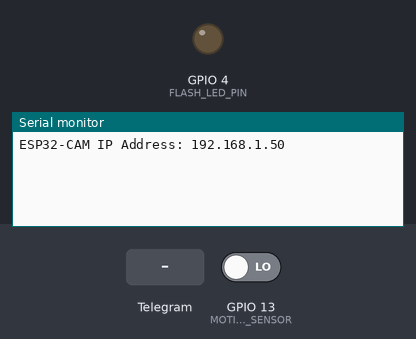
This sketch was run on a simulated ESP32. On the bench: output pins drawn as LEDs (lit = HIGH), the last lines printed to the serial monitor. Inputs (shaded band) come from the test bench; at power-on: GPIO 13 (MOTION_SENSOR) LOW. WiFi joins after 1.5 s; servers stay silent unless stated; EEPROM starts erased; the camera gives no picture; web services answer with replies made up by the test bench.

Above: at 3.0 s.
3.1 s: GPIO 13 (MOTION_SENSOR) driven HIGH
At 4.1 s:
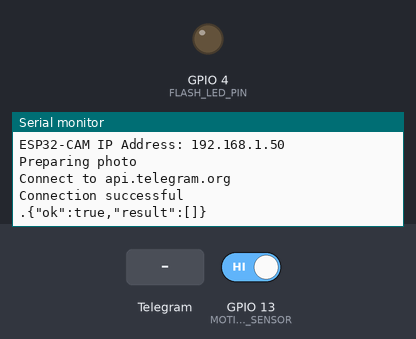
4.9 s: Telegram message "/start" received
At 6.9 s:
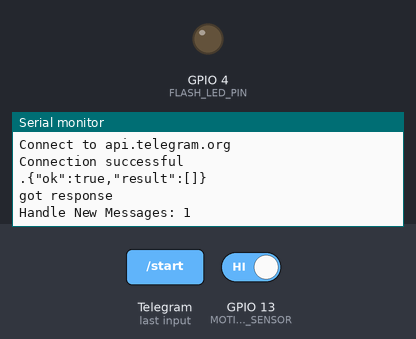

The sketch:

Vision.ino
```cpp
#include <Arduino.h>
#include <WiFi.h>
#include <WiFiClientSecure.h>
#include <WiFiManager.h>
#include <Preferences.h>
#include "soc/soc.h"
#include "soc/rtc_cntl_reg.h"
#include "esp_camera.h"
#include "esp_task_wdt.h"
#include <UniversalTelegramBot.h>
#include <ArduinoJson.h>
#include "camera_pins.h"
#include "camera_code.h"
// secrets.h необов'язковий: значення з нього лише підставляються за замовчуванням
// у портал налаштування. Wi-Fi, токен і chat_id можна ввести з телефона.
#if __has_include("secrets.h")
#include "secrets.h"
#endif
#ifndef BOT_TOKEN
#define BOT_TOKEN ""
#endif
#ifndef ALLOWED_CHAT_ID
#define ALLOWED_CHAT_ID ""
#endif

#define FLASH_LED_PIN 4
#define MOTION_SENSOR 13

#define WDT_TIMEOUT_S 60
#define WIFI_CONNECT_TIMEOUT_MS 30000
#define WIFI_RETRY_INTERVAL_MS 10000
#define PORTAL_TIMEOUT_S 300
#define PORTAL_AP_NAME "Vision-Setup"

String BOTtoken = BOT_TOKEN;
String CHAT_ID = ALLOWED_CHAT_ID;

Preferences prefs;
WiFiManager wm;
bool shouldSaveConfig = false;

int currentState   = LOW;
int previousState  = LOW;
bool flashState = LOW;
bool sendPhoto = false;

WiFiClientSecure myClient;
UniversalTelegramBot bot(BOTtoken, myClient);

unsigned long botRequestDelay = 1000;
unsigned long lastTimeBotRun;
unsigned long lastWiFiAttempt;

// Підключення до Wi-Fi з таймаутом, щоб не зависати назавжди
// Використовує мережу, збережену WiFiManager
bool connectWiFi(unsigned long timeoutMs) {
  Serial.println("Reconnecting to WiFi");
  WiFi.reconnect();
  unsigned long start = millis();
  while (WiFi.status() != WL_CONNECTED) {
    if (millis() - start > timeoutMs) {
      Serial.println("\nWiFi connect timeout");
      return false;
    }
    esp_task_wdt_reset();
    Serial.print(".");
    delay(500);
  }
  Serial.println();
  Serial.print("ESP32-CAM IP Address: ");
  Serial.println(WiFi.localIP());
  return true;
}

void loadConfig() {
  // Не read-only: інакше при першому запуску простір імен ще не існує і NVS пише помилку
  prefs.begin("vision", false);
  BOTtoken = prefs.getString("token", BOTtoken);
  CHAT_ID = prefs.getString("chat_id", CHAT_ID);
  prefs.end();
}

void saveConfig() {
  prefs.begin("vision", false);
  prefs.putString("token", BOTtoken);
  prefs.putString("chat_id", CHAT_ID);
  prefs.end();
}

// Якщо збереженої мережі немає або вона недоступна, плата піднімає точку доступу
// PORTAL_AP_NAME. Підключіться до неї з телефона і введіть Wi-Fi, токен бота та chat_id.
void setupWiFi() {
  WiFiManagerParameter tokenParam("token", "Telegram bot token", BOTtoken.c_str(), 64);
  WiFiManagerParameter chatParam("chat_id", "Telegram chat_id", CHAT_ID.c_str(), 24);
  wm.addParameter(&tokenParam);
  wm.addParameter(&chatParam);
  wm.setSaveConfigCallback([]() { shouldSaveConfig = true; });
  wm.setConfigPortalTimeout(PORTAL_TIMEOUT_S);
  wm.setConnectTimeout(WIFI_CONNECT_TIMEOUT_MS / 1000);

  // Без токена бот не працює, тому одразу відкриваємо портал
  bool ok = BOTtoken.length() == 0 || CHAT_ID.length() == 0
    ? wm.startConfigPortal(PORTAL_AP_NAME)
    : wm.autoConnect(PORTAL_AP_NAME);

  if (shouldSaveConfig) {
    BOTtoken = tokenParam.getValue();
    CHAT_ID = chatParam.getValue();
    saveConfig();
  }
  if (!ok) {
    Serial.println("WiFi setup failed, restarting...");
    delay(1000);
    ESP.restart();
  }
  Serial.print("ESP32-CAM IP Address: ");
  Serial.println(WiFi.localIP());
}

void handleNewMessages(int numNewMessages) {
  Serial.print("Handle New Messages: ");
  Serial.println(numNewMessages);

  for (int i = 0; i < numNewMessages; i++) {
    String chat_id = String(bot.messages[i].chat_id);
    if (chat_id != CHAT_ID){
      bot.sendMessage(chat_id, "Unauthorized user", "");
      continue;
    }

    // Print the received message
    String text = bot.messages[i].text;
    Serial.println(text);

    String from_name = bot.messages[i].from_name;
    if (text == "/start") {
      String startMessage = "Вітаю , " + from_name + "!\n";
      startMessage += "Бот автоматично відправляє фото як тільки захопить будь-який рух у полі зору камери.\n";
      startMessage += "Або ви самі можете зробити фото використовуючи наступні команди: \n";
      startMessage += "/photo : Зробити нове фото у реальному часі\n";
      startMessage += "/flash : Увімкнути або вимкнути спалах при фотографуванні\n";
      startMessage += "/resetwifi : Скинути налаштування Wi-Fi і відкрити точку доступу " PORTAL_AP_NAME "\n";
      startMessage += "Або використовуйте ці ж команди у зручному меню зліва від рядка введення\n";
      bot.sendMessage(CHAT_ID, startMessage, "");
    }
    if (text == "/flash") {
      flashState = !flashState;
      Serial.println("Change flash LED state");
      bot.sendMessage(CHAT_ID, flashState?"Спалах увімкнено":"Спалах вимкнено");
    }
    if (text == "/resetwifi") {
      bot.sendMessage(CHAT_ID, "Скидаю Wi-Fi. Підключіться до точки доступу " PORTAL_AP_NAME " для налаштування.", "");
      // Підтверджуємо повідомлення, щоб після перезавантаження команда не виконалась знову
      bot.getUpdates(bot.last_message_received + 1);
      wm.resetSettings();
      delay(1000);
      ESP.restart();
    }
    if (text == "/photo") {
      sendPhoto = true;
      Serial.println("New photo request");
    }
  }
}

String sendPhotoToTelegram() {
  const char* Domain = "api.telegram.org";
  String getAll = "";
  String getBody = "";

  camera_fb_t * fb = NULL;
  if(flashState) {
    digitalWrite(FLASH_LED_PIN, flashState);
    delay(200);
    fb = esp_camera_fb_get();
    digitalWrite(FLASH_LED_PIN, !flashState);
  } else {
    fb = esp_camera_fb_get();
  }

  if(!fb) {
    Serial.println("Camera capture failed");
    delay(1000);
    ESP.restart();
    return "Camera capture failed";
  }
  if (WiFi.status() != WL_CONNECTED) {
    esp_camera_fb_return(fb);
    return "WiFi not connected";
  }

  Serial.println("Connect to " + String(Domain));

  if (myClient.connect(Domain, 443)) {
    Serial.println("Connection successful");

    String head = "--Vision\r\nContent-Disposition: form-data; name=\"chat_id\"; \r\n\r\n" + CHAT_ID + "\r\n--Vision\r\nContent-Disposition: form-data; name=\"photo\"; filename=\"esp32-cam.jpg\"\r\nContent-Type: image/jpeg\r\n\r\n";
    String tail = "\r\n--Vision--\r\n";

    uint32_t imageLen = fb->len;
    uint32_t extraLen = head.length() + tail.length();
    uint32_t totalLen = imageLen + extraLen;

    myClient.println("POST /bot"+BOTtoken+"/sendPhoto HTTP/1.1");
    myClient.println("Host: " + String(Domain));
    myClient.println("Content-Length: " + String(totalLen));
    myClient.println("Content-Type: multipart/form-data; boundary=Vision");
    myClient.println();
    myClient.print(head);

    uint8_t *fbBuf = fb->buf;
    size_t fbLen = fb->len;
    // Надсилаємо кадр частинами по 1024 байти (останню частину повністю,
    // навіть якщо довжина кадру кратна 1024)
    for (size_t n = 0; n < fbLen; n += 1024) {
      size_t chunk = (fbLen - n < 1024) ? fbLen - n : 1024;
      myClient.write(fbBuf + n, chunk);
    }

    myClient.print(tail);

    esp_camera_fb_return(fb);

    unsigned long waitTime = 10000;
    unsigned long startTimer = millis();
    boolean state = false;

    while (millis() - startTimer < waitTime){
      esp_task_wdt_reset();
      Serial.print(".");
      delay(100);
      while (myClient.available()) {
        char c = myClient.read();
        if (state==true) getBody += String(c);
        if (c == '\n') {
          if (getAll.length()==0) state=true;
          getAll = "";
        }
        else if (c != '\r')
          getAll += String(c);
        startTimer = millis();
      }
      if (getBody.length()>0) break;
    }
    myClient.stop();
    Serial.println(getBody);
  }
  else {
    esp_camera_fb_return(fb);
    getBody="Connected to api.telegram.org failed.";
    Serial.println("Connected to api.telegram.org failed.");
  }
  return getBody;
}

void setPowerSavingWifi() {
    WiFi.setSleep(true);
}

void motionDetect() {

  previousState = currentState;
  currentState = digitalRead(MOTION_SENSOR);

  if (previousState == LOW && currentState == HIGH) {
    bot.sendMessage(CHAT_ID, "Помічено рух. Надсилаю фото!", "");
    sendPhoto =  true;
  }
  else
  if (previousState == HIGH && currentState == LOW) {
    sendPhoto = false;
  }
}

void setup(){
  WRITE_PERI_REG(RTC_CNTL_BROWN_OUT_REG, 0);
  // Init Serial Monitor
  Serial.begin(115200);

  pinMode(FLASH_LED_PIN, OUTPUT);
  digitalWrite(FLASH_LED_PIN, flashState);
  // Підтяжка до землі: без датчика вхід "висить" у повітрі й дає хибні спрацювання
  pinMode(MOTION_SENSOR, INPUT_PULLDOWN);

  configInitCamera();

  WiFi.mode(WIFI_STA);
  WiFi.setAutoReconnect(true);
  myClient.setCACert(TELEGRAM_CERTIFICATE_ROOT);
  Serial.println();

  loadConfig();
  // Портал може чекати до PORTAL_TIMEOUT_S, тому watchdog вмикаємо після нього
  setupWiFi();
  bot.updateToken(BOTtoken);

  // Watchdog перезавантажить плату, якщо loop() зависне
  esp_task_wdt_init(WDT_TIMEOUT_S, true);
  esp_task_wdt_add(NULL);

  setPowerSavingWifi();
}

void loop() {
  esp_task_wdt_reset();

  // Якщо зв'язок втрачено, пробуємо перепідключитися не частіше ніж раз на 10 с
  if (WiFi.status() != WL_CONNECTED) {
    if (millis() - lastWiFiAttempt > WIFI_RETRY_INTERVAL_MS) {
      lastWiFiAttempt = millis();
      connectWiFi(WIFI_CONNECT_TIMEOUT_MS);
    }
    return;
  }

  motionDetect();

  if (sendPhoto) {
    Serial.println("Preparing photo");
    sendPhotoToTelegram();
    sendPhoto = false;
  }
  if (millis() - lastTimeBotRun > botRequestDelay)  {
    int numNewMessages = bot.getUpdates(bot.last_message_received + 1);
    while (numNewMessages) {
      Serial.println("got response");
      handleNewMessages(numNewMessages);
      numNewMessages = bot.getUpdates(bot.last_message_received + 1);
    }
    lastTimeBotRun = millis();
  }
}
```

camera_code.h
```cpp
void configInitCamera(){
  camera_config_t config;
  config.ledc_channel = LEDC_CHANNEL_0;
  config.ledc_timer = LEDC_TIMER_0;
  config.pin_d0 = Y2_GPIO_NUM;
  config.pin_d1 = Y3_GPIO_NUM;
  config.pin_d2 = Y4_GPIO_NUM;
  config.pin_d3 = Y5_GPIO_NUM;
  config.pin_d4 = Y6_GPIO_NUM;
  config.pin_d5 = Y7_GPIO_NUM;
  config.pin_d6 = Y8_GPIO_NUM;
  config.pin_d7 = Y9_GPIO_NUM;
  config.pin_xclk = XCLK_GPIO_NUM;
  config.pin_pclk = PCLK_GPIO_NUM;
  config.pin_vsync = VSYNC_GPIO_NUM;
  config.pin_href = HREF_GPIO_NUM;
  config.pin_sccb_sda = SIOD_GPIO_NUM;
  config.pin_sccb_scl = SIOC_GPIO_NUM;
  config.pin_pwdn = PWDN_GPIO_NUM;
  config.pin_reset = RESET_GPIO_NUM;
  config.xclk_freq_hz = 20000000;
  config.pixel_format = PIXFORMAT_JPEG;

  if(psramFound()){
    config.frame_size = FRAMESIZE_UXGA;
    config.jpeg_quality = 10;
    config.fb_count = 2;
  } else {
    config.frame_size = FRAMESIZE_SVGA;
    config.jpeg_quality = 12;
    config.fb_count = 1;
  }

  // camera init
  esp_err_t err = esp_camera_init(&config);
  if (err != ESP_OK) {
    Serial.printf("Camera init failed with error 0x%x", err);
    delay(1000);
    ESP.restart();
  }

  sensor_t * s = esp_camera_sensor_get();
  s->set_brightness(s, 0);
  s->set_contrast(s, 0);
  s->set_saturation(s, 0);
  s->set_special_effect(s, 0);
  s->set_whitebal(s, 1);
  s->set_awb_gain(s, 1);
  s->set_wb_mode(s, 0);
  s->set_exposure_ctrl(s, 1);
  s->set_aec2(s, 0);
  s->set_ae_level(s, 0);
  s->set_aec_value(s, 300);
  s->set_gain_ctrl(s, 1);
  s->set_agc_gain(s, 0);
  s->set_gainceiling(s, (gainceiling_t)0);
  s->set_bpc(s, 0);
  s->set_wpc(s, 1);
  s->set_raw_gma(s, 1);
  s->set_lenc(s, 1);
  s->set_hmirror(s, 0);
  s->set_vflip(s, 0);
  s->set_dcw(s, 1);
  s->set_colorbar(s, 0);
}
```

secrets.example.h
```cpp
// Необов'язковий файл. Скопіюйте його у secrets.h, щоб підставити значення
// за замовчуванням у портал налаштування. Wi-Fi тепер налаштовується через
// точку доступу Vision-Setup, а токен і chat_id можна ввести там же.
// secrets.h додано до .gitignore, тому він не потрапить у репозиторій.
#pragma once

// Токен бота від @BotFather
#define BOT_TOKEN       "123456789:AAAA-your-bot-token"
// Ваш chat_id (можна дізнатися через @userinfobot)
#define ALLOWED_CHAT_ID "123456789"
```

camera_pins.h
```cpp
#define PWDN_GPIO_NUM     32
#define RESET_GPIO_NUM    -1
#define XCLK_GPIO_NUM      0
#define SIOD_GPIO_NUM     26
#define SIOC_GPIO_NUM     27

#define Y9_GPIO_NUM       35
#define Y8_GPIO_NUM       34
#define Y7_GPIO_NUM       39
#define Y6_GPIO_NUM       36
#define Y5_GPIO_NUM       21
#define Y4_GPIO_NUM       19
#define Y3_GPIO_NUM       18
#define Y2_GPIO_NUM        5
#define VSYNC_GPIO_NUM    25
#define HREF_GPIO_NUM     23
#define PCLK_GPIO_NUM     22
```

Measured:
- after the input at 3.1 s, the serial monitor: prints a new line after 0.30 s (image 1)
- after the input at 4.9 s, the serial monitor: prints a new line after 0.53 s (image 2)
